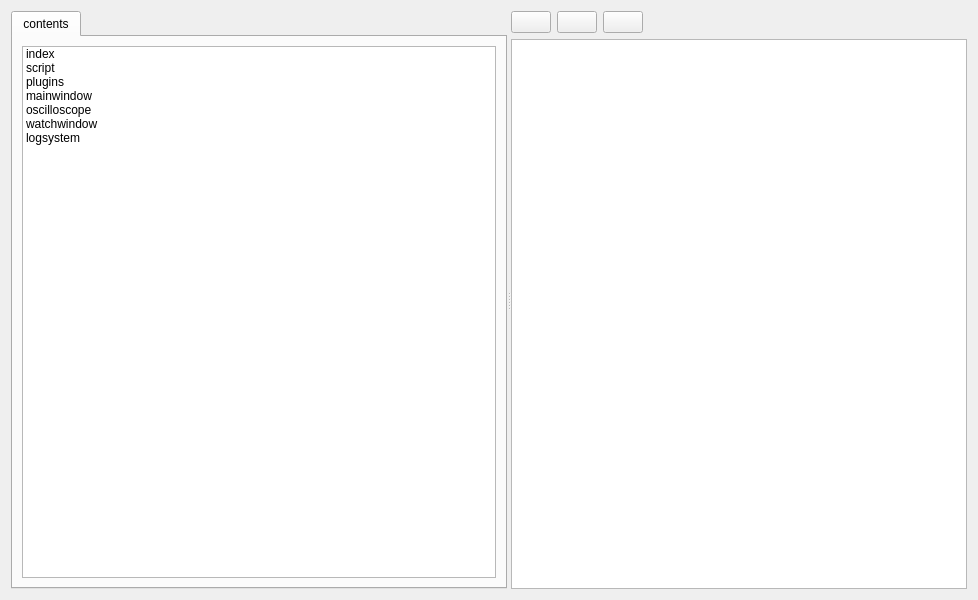
<?xml version="1.0" encoding="UTF-8"?>
<ui version="4.0">
 <class>LHelpWidget</class>
 <widget class="QWidget" name="LHelpWidget">
  <property name="geometry">
   <rect>
    <x>0</x>
    <y>0</y>
    <width>978</width>
    <height>600</height>
   </rect>
  </property>
  <property name="windowTitle">
   <string>Lobster Help</string>
  </property>
  <layout class="QVBoxLayout" name="verticalLayout">
   <item>
    <widget class="QSplitter" name="splitter">
     <property name="orientation">
      <enum>Qt::Horizontal</enum>
     </property>
     <widget class="QTabWidget" name="tabWidget">
      <property name="currentIndex">
       <number>0</number>
      </property>
      <widget class="QWidget" name="contentsTab">
       <attribute name="title">
        <string>contents</string>
       </attribute>
       <layout class="QVBoxLayout" name="verticalLayout_3">
        <item>
         <widget class="QListWidget" name="listWidget">
          <item>
           <property name="text">
            <string>index</string>
           </property>
          </item>
          <item>
           <property name="text">
            <string>script</string>
           </property>
          </item>
          <item>
           <property name="text">
            <string>plugins</string>
           </property>
          </item>
          <item>
           <property name="text">
            <string>mainwindow</string>
           </property>
          </item>
          <item>
           <property name="text">
            <string>oscilloscope</string>
           </property>
          </item>
          <item>
           <property name="text">
            <string>watchwindow</string>
           </property>
          </item>
          <item>
           <property name="text">
            <string>logsystem</string>
           </property>
          </item>
         </widget>
        </item>
       </layout>
      </widget>
     </widget>
     <widget class="QWidget" name="widget" native="true">
      <layout class="QVBoxLayout" name="verticalLayout_2">
       <item>
        <layout class="QHBoxLayout" name="horizontalLayout">
         <item>
          <widget class="QPushButton" name="homeButton">
           <property name="text">
            <string/>
           </property>
          </widget>
         </item>
         <item>
          <widget class="QPushButton" name="backwardButton">
           <property name="text">
            <string/>
           </property>
          </widget>
         </item>
         <item>
          <widget class="QPushButton" name="forwardButton">
           <property name="text">
            <string/>
           </property>
          </widget>
         </item>
         <item>
          <spacer name="horizontalSpacer">
           <property name="orientation">
            <enum>Qt::Horizontal</enum>
           </property>
           <property name="sizeHint" stdset="0">
            <size>
             <width>40</width>
             <height>20</height>
            </size>
           </property>
          </spacer>
         </item>
        </layout>
       </item>
       <item>
        <widget class="QTextBrowser" name="textBrowser"/>
       </item>
      </layout>
     </widget>
    </widget>
   </item>
  </layout>
 </widget>
 <resources/>
 <connections/>
</ui>
